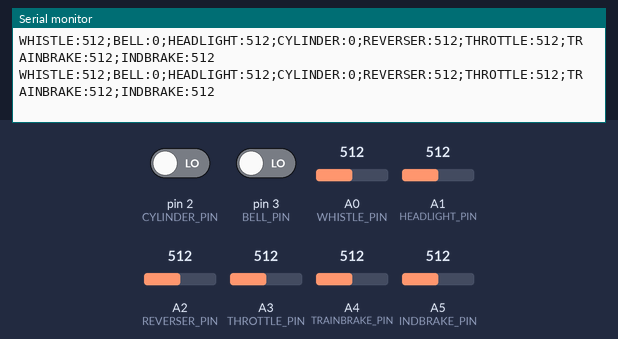
Simulated run of this sketch. Board: Arduino Uno, built with avr-gcc and run on an emulated ATmega328P. Parts: the last lines printed to the serial monitor. The test bench sets the inputs (shaded band); at power-on: A0 (WHISTLE_PIN) = 512, A1 (HEADLIGHT_PIN) = 512, A2 (REVERSER_PIN) = 512, pin 2 (CYLINDER_PIN) LOW, pin 3 (BELL_PIN) LOW, A3 (THROTTLE_PIN) = 512, A4 (TRAINBRAKE_PIN) = 512, A5 (INDBRAKE_PIN) = 512.

Above: at 2.2 s.
2.3 s: A0 (WHISTLE_PIN) set to 109
At 2.37 s:
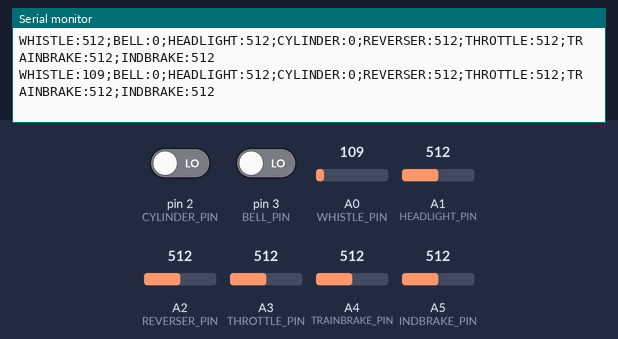
5.3 s: A0 (WHISTLE_PIN) set to 90
At 5.36 s:
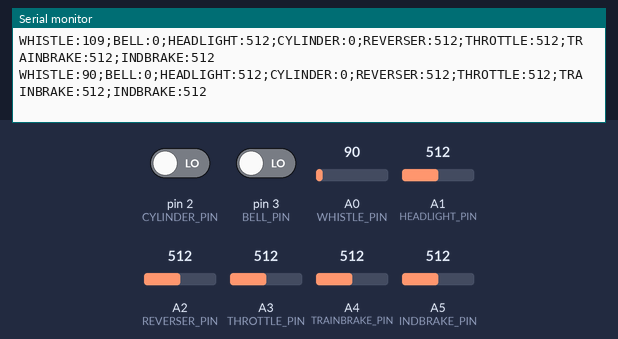
8.3 s: A1 (HEADLIGHT_PIN) set to 111
At 8.31 s:
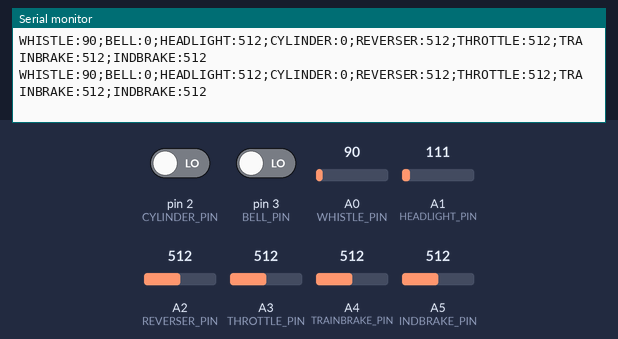
11.3 s: A1 (HEADLIGHT_PIN) set to 95
At 11.37 s:
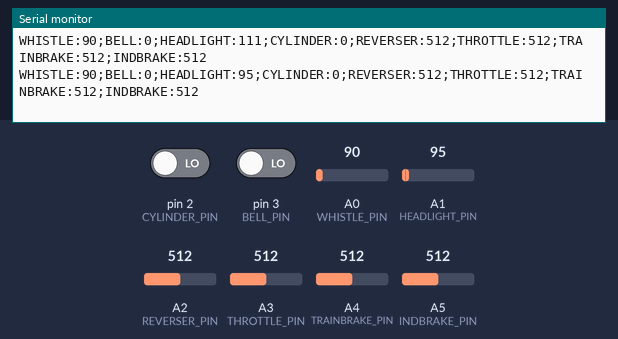
14.3 s: A2 (REVERSER_PIN) set to 108
At 14.3 s:
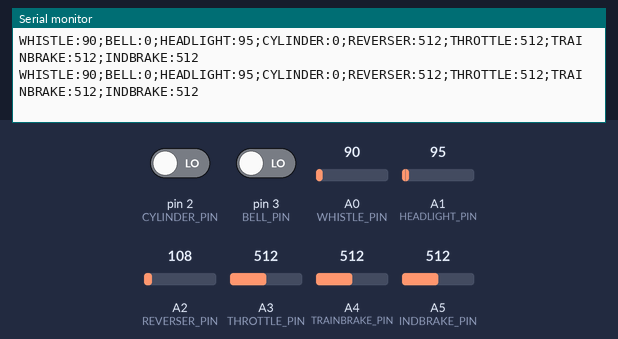
17.3 s: A2 (REVERSER_PIN) set to 95
At 21.22 s:
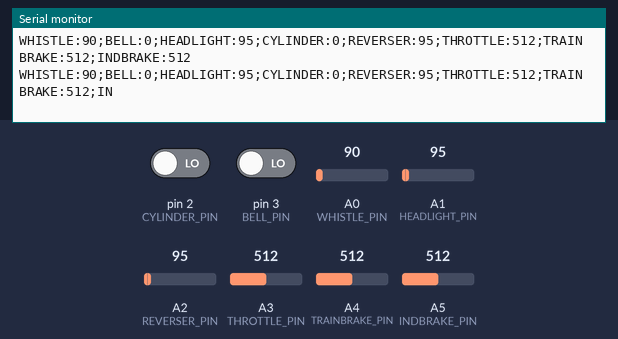
Timing chart, 0 to 21.3 s (numbered marks = the images above; inputs shaded):
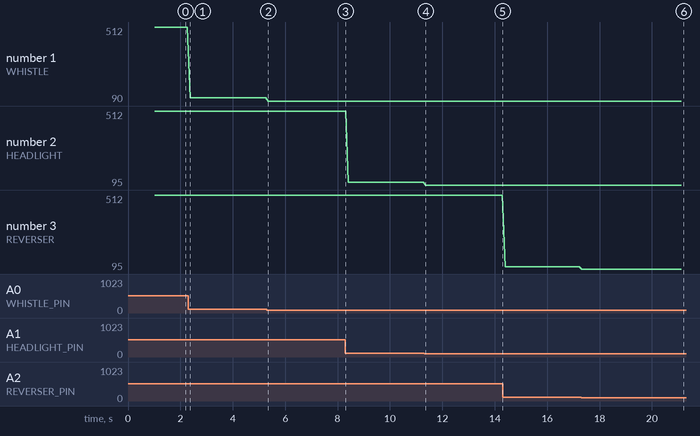

The sketch:

arduino_example.ino
```cpp
/***
 * Arduino Sketch Example for Railroader Train Control Panel
 *
 * This sketch reads analog and digital inputs and sends formatted data
 * to the Python controller via serial communication.
 *
 * Hardware connections:
 * - Analog inputs: A0-A6 for potentiometers (WHISTLE, HEADLIGHT, REVERSER, THROTTLE, BRAKE, IND_BRAKE, etc.)
 * - Digital inputs: D2-D4 for buttons/switches (BELL, CYLINDER)
 *
 * Serial format sent to Python:
 * WHISTLE:512;BELL:1;HEADLIGHT:300;CYLINDER:0;REVERSER:800;THROTTLE:200;TRAINBRAKE:100;INDBRAKE:50
 */

// Pin definitions
const int WHISTLE_PIN = A0;
const int HEADLIGHT_PIN = A1;
const int REVERSER_PIN = A2;
const int THROTTLE_PIN = A3;
const int TRAINBRAKE_PIN = A4;
const int INDBRAKE_PIN = A5;
const int CYLINDER_PIN = 2;  // Digital input for toggle switch
const int BELL_PIN = 3;      // Digital input for button

// Serial communication
const int BAUD_RATE = 9600;
const int UPDATE_INTERVAL = 50;  // milliseconds

void setup() {
  // Initialize serial communication
  Serial.begin(BAUD_RATE);

  // Set pin modes
  pinMode(CYLINDER_PIN, INPUT);
  pinMode(BELL_PIN, INPUT);

  // Wait for serial monitor to open (optional)
  delay(1000);
  Serial.println("Railroader Controller Ready");
}

void loop() {
  // Read all analog inputs (0-1023)
  int whistle = analogRead(WHISTLE_PIN);
  int headlight = analogRead(HEADLIGHT_PIN);
  int reverser = analogRead(REVERSER_PIN);
  int throttle = analogRead(THROTTLE_PIN);
  int trainBrake = analogRead(TRAINBRAKE_PIN);
  int indBrake = analogRead(INDBRAKE_PIN);

  // Read digital inputs (0 or 1)
  int cylinder = digitalRead(CYLINDER_PIN);
  int bell = digitalRead(BELL_PIN);

  // Build and send formatted string
  Serial.print("WHISTLE:");
  Serial.print(whistle);
  Serial.print(";BELL:");
  Serial.print(bell);
  Serial.print(";HEADLIGHT:");
  Serial.print(headlight);
  Serial.print(";CYLINDER:");
  Serial.print(cylinder);
  Serial.print(";REVERSER:");
  Serial.print(reverser);
  Serial.print(";THROTTLE:");
  Serial.print(throttle);
  Serial.print(";TRAINBRAKE:");
  Serial.print(trainBrake);
  Serial.print(";INDBRAKE:");
  Serial.println(indBrake);

  // Wait before next transmission
  delay(UPDATE_INTERVAL);
}
```

Measured:
- the behaviour switches between 100 and 99 on A2 (REVERSER_PIN) (found by bisection; images 5 and 6)
- after the input at 2.3 s, the serial monitor: prints a new line after 0.07 s (image 1)
- after the input at 5.3 s, the serial monitor: prints a new line after 0.05 s (image 2)
- after the input at 11.3 s, the serial monitor: prints a new line after 0.07 s (image 4)
- after the input at 17.3 s, the serial monitor: prints a new line at once (image 6)
- plotted number 1: 512 → 109 after the input at 2.3 s, 109 → 90 after the input at 5.3 s
- plotted number 2: 512 → 111 after the input at 8.3 s, 111 → 95 after the input at 11.3 s
- plotted number 3: 512 → 108 after the input at 14.3 s
